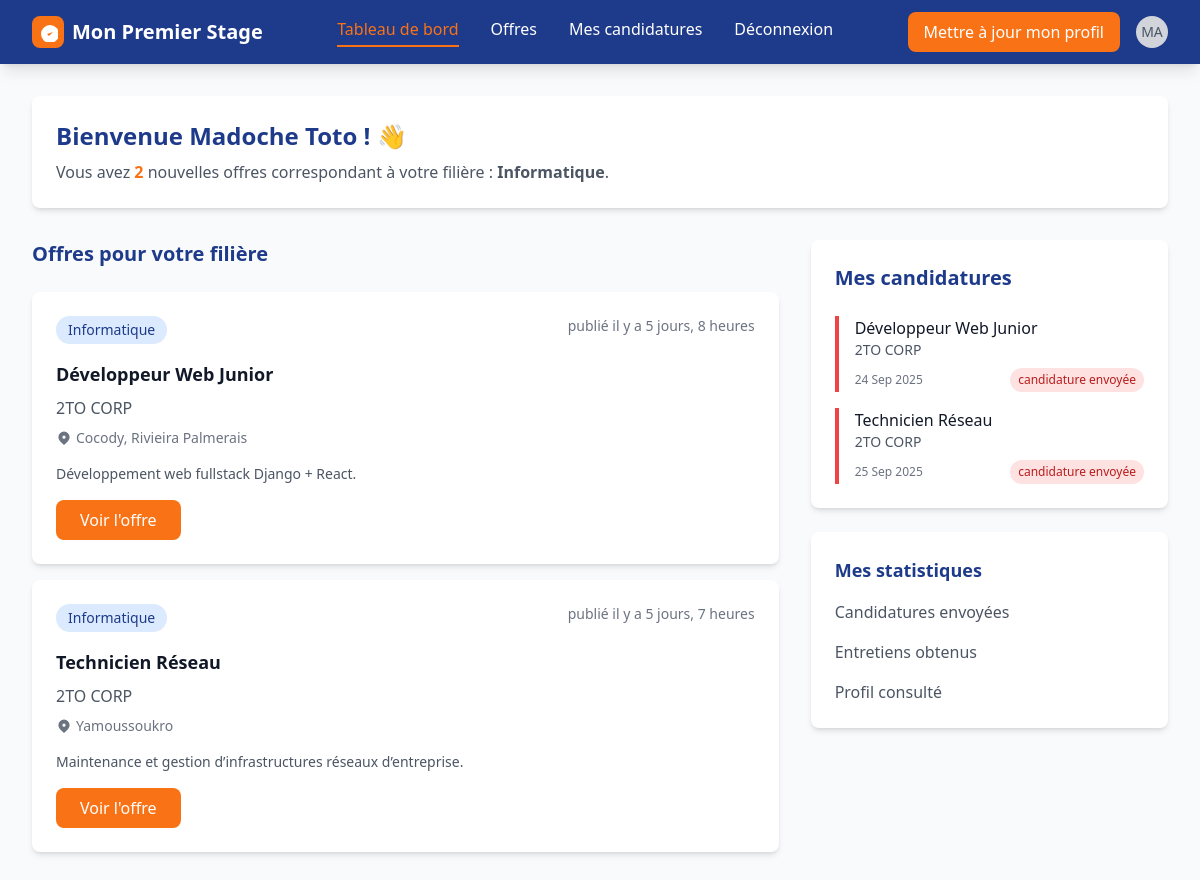
Before: /diplome/ (signed in) with the older database file.
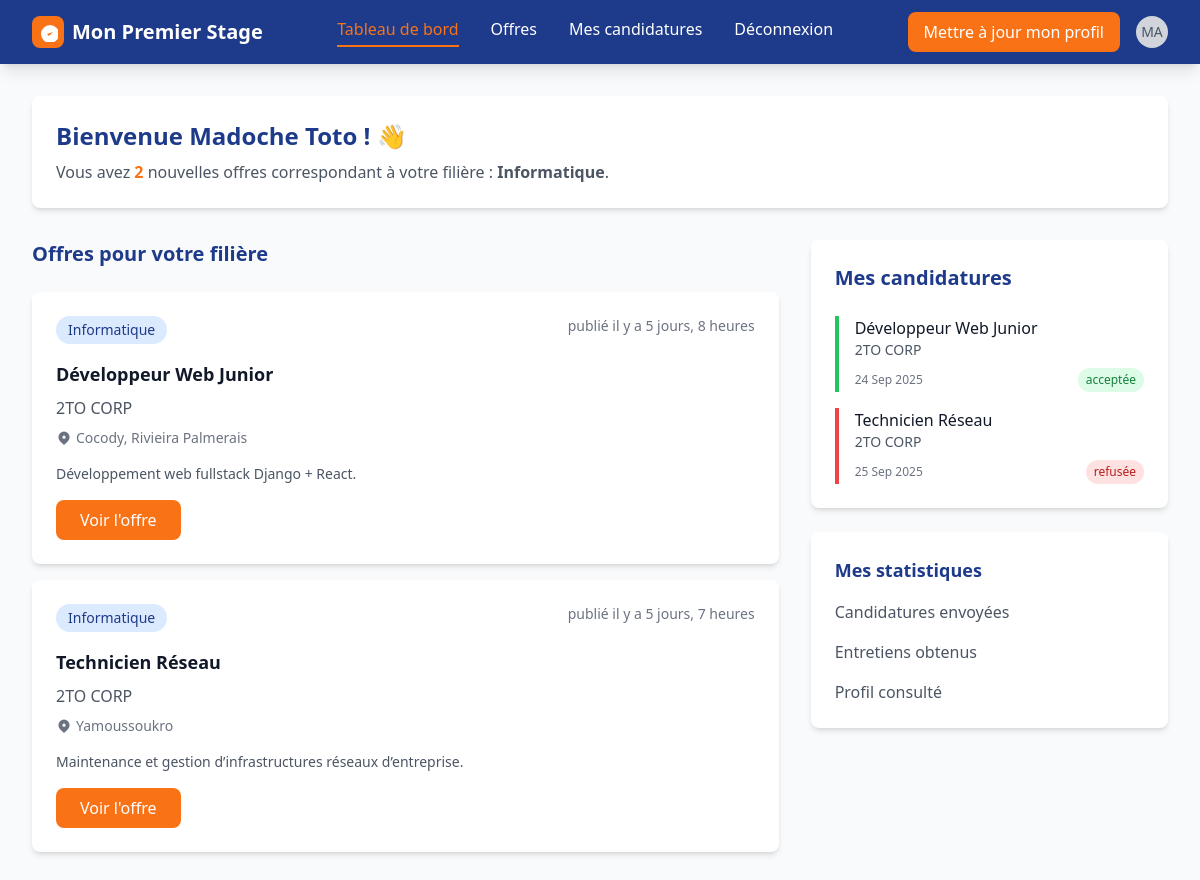
After: the same page with the newer database file.
### app_premier_stage/models.py (models this page shows, shortened)
class Candidature(models.Model):
    id_candidature = models.UUIDField(primary_key=True, default=uuid.uuid4, editable=False)
    stagiaire = models.ForeignKey(Stagiaire, on_delete=models.CASCADE, related_name="candidat")
    offre = models.ForeignKey(OffreEmploi, on_delete=models.CASCADE, related_name="offre_postule")
    statut_candidature = models.CharField(max_length=15, default="candidature envoyée")
    date_postulation = models.DateTimeField(auto_now_add=True)
    date_entretien = models.DateField(null=True, blank=True)
    heure_entretien = models.TimeField(null=True, blank=True)
    created_at = models.DateTimeField(auto_now_add=True)
    class Meta:
        constraints = [
            models.UniqueConstraint(fields=["stagiaire", "offre"], name="unique_candidature")
        ]

class OffreEmploi(models.Model):
    id_offre = models.UUIDField(primary_key=True, default=uuid.uuid4, editable=False)
    user = models.ForeignKey(
        settings.AUTH_USER_MODEL,
        on_delete=models.CASCADE,
        related_name="offres_entreprise",
        default=""
    )
    entreprise = models.ForeignKey(Entreprise, on_delete=models.CASCADE, related_name="offres")
    titre_poste = models.CharField(max_length=30, default="")
    domaine_poste = models.CharField(max_length=100,default="")
    description_offre = models.TextField(max_length=1000,default="",null=True, blank=True)
    type_offre = models.CharField(max_length=150,default="")
    type_contrat = models.CharField(max_length=150,default="",null=True, blank=True)
    competence_requis = models.CharField(max_length=250,default="",null=True, blank=True)
    duree_contrat = models.CharField(max_length=20,default="",null=True, blank=True)
    date_debut_offre = models.DateField()
    remuneration_offre = models.CharField(max_length=10,default="",null=True, blank=True)
    mission_offre = models.CharField(max_length=300,default="",null=True, blank=True)
    localisation_offre = models.CharField(max_length=100, default="")
    statut_offre = models.CharField(max_length=20,default="disponible")
    date_fin_candidature = models.DateField()
    created_at = models.DateTimeField(auto_now_add=True)

class Entreprise(models.Model):
    id_entreprise = models.UUIDField(primary_key=True, default=uuid.uuid4, editable=False)
    user = models.OneToOneField(
        settings.AUTH_USER_MODEL,
        on_delete=models.CASCADE,
        related_name="profil_entreprise"
    )
    nom_entreprise = models.CharField(max_length=30, default="")
    domaine_expertise = models.CharField(max_length=100, default="")
    telephone_entreprise = models.CharField(max_length=15,default="")
    email_entreprise = models.EmailField(default="")
    nombre_employe = models.CharField(max_length=20,default="",null=True, blank=True)
    site_entreprise = models.URLField(default="",null=True, blank=True)
    validation_entreprise = models.BooleanField(default=False)
    localisation_entreprise = models.CharField(max_length=30, default="")
    description_entreprise = models.CharField(max_length=100,default="",null=True, blank=True)
    created_at = models.DateTimeField(auto_now_add=True)

### app_premier_stage/views.py (the view)
# urls.py: path('diplome/',views.DiplomeDashboard,name='diplome'),
def DiplomeDashboard(request):
    if not is_stagiaire(user=request.user):
        messages.error(request,"Vous n'êtes pas autoriser")
        return redirect("connexion")
    stagiaire = get_object_or_404(Stagiaire,user=request.user)
    offres_recommandees = OffreEmploi.objects.filter(domaine_poste__icontains=stagiaire.filiere_stagiaire)
    candidatures = Candidature.objects.filter(stagiaire=stagiaire)
    context={
        "offres_recommandees":offres_recommandees,
        "stagiaire":stagiaire,
        "candidatures":candidatures,
    }
    return render(request,"diplome/dashboard.html",context=context)

### app_premier_stage/views.py (called while the page is built)
def is_stagiaire(user):
    return user.groups.filter(name="stagiaire").exists()

### app_premier_stage/templates/diplome/dashboard.html (shortened to what the changed rows need)
{% extends "base.html" %}
{% block content %}
    <main class="max-w-7xl mx-auto px-4 sm:px-6 lg:px-8 py-8">
        <div class="bg-white rounded-lg shadow-md p-6 mb-8">
            <h1 class="text-2xl font-bold text-primary-blue mb-2">
                Bienvenue {{ user.first_name }} {{ user.last_name }} ! 👋
            </h1>
        </div>
        <div class="grid grid-cols-1 lg:grid-cols-3 gap-8">
            <div class="lg:col-span-2 space-y-8">
                <section>
                    <h2 class="text-xl font-bold text-primary-blue mb-6">Offres pour votre filière</h2>
                </section>
            </div>
            <div class="lg:col-span-1 space-y-6">
                <section class="bg-white rounded-lg shadow-md p-6">
                    <h2 class="text-xl font-bold text-primary-blue mb-6">Mes candidatures</h2>
                    <div class="space-y-4">
                        {% for cand in candidatures %}
                        <div class="border-l-4 {% if cand.statut_candidature == 'acceptée' %}border-green-500{% elif cand.statut_candidature == 'en attente' %}border-yellow-500{% elif cand.statut_candidature == 'entretien' %}border-blue-500{% else %}border-red-500{% endif %} pl-4">
                            <h4 class="font-medium text-gray-900">{{ cand.offre.titre_poste }}</h4>
                            <p class="text-sm text-gray-600">{{ cand.offre.entreprise.nom_entreprise }}</p>
                            <div class="flex justify-between items-center mt-2">
                                <span class="text-xs text-gray-500">{{ cand.date_postulation|date:"d M Y" }}</span>
                                <span class="px-2 py-1 rounded-full text-xs font-medium
                                    {% if cand.statut_candidature == 'acceptée' %}bg-green-100 text-green-700
                                    {% elif cand.statut_candidature == 'en attente' %}bg-yellow-100 text-yellow-700
                                    {% elif cand.statut_candidature == 'entretien' %}bg-blue-100 text-blue-700
                                    {% else %}bg-red-100 text-red-700{% endif %}">
                                    {{ cand.statut_candidature }}
                                </span>
                            </div>
                        </div>
                        {% empty %}
                        <p class="text-gray-500">Vous n’avez pas encore de candidatures.</p>
                        {% endfor %}
                    </div>
                </section>
            </div>
        </div>
    </main>
{% endblock content %}

Changed rows visible on the page:
changed Candidature "Développeur Web Junior": statut_candidature "candidature envoyée" → "acceptée"
changed Candidature "Technicien Réseau": statut_candidature "candidature envoyée" → "refusée"
